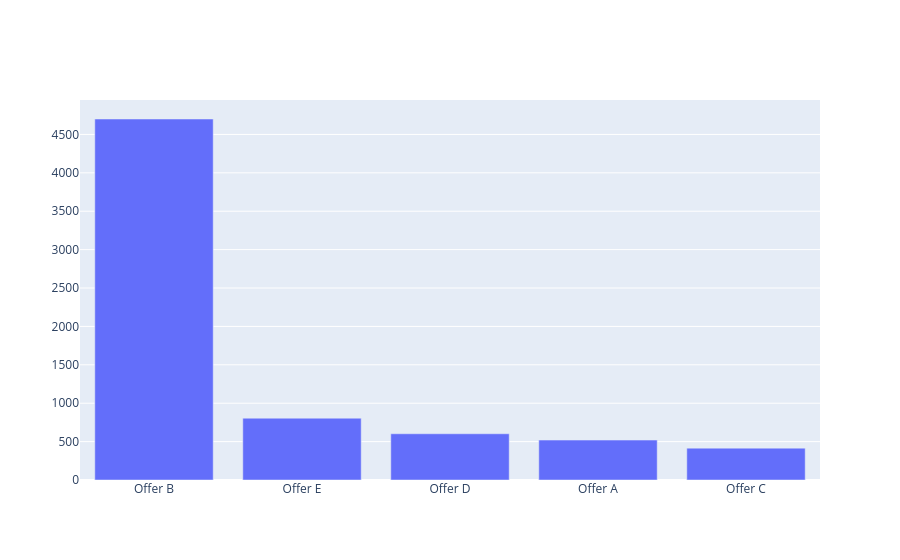

The code cell stored with this chart in its notebook:
### Code cell
fig = go.Figure([go.Bar(x=off.index, y=off.values)])
fig.show()

### Figure 1 — Plotly figure (JSON) as saved in the notebook; plotly's stock layout.template omitted (floating-point values rounded to 4 significant figures)
{"data": [{"type": "bar", "x": ["Offer B", "Offer E", "Offer D", "Offer A", "Offer C"], "y": [4701, 805, 602, 520, 415]}], "layout": {}}
